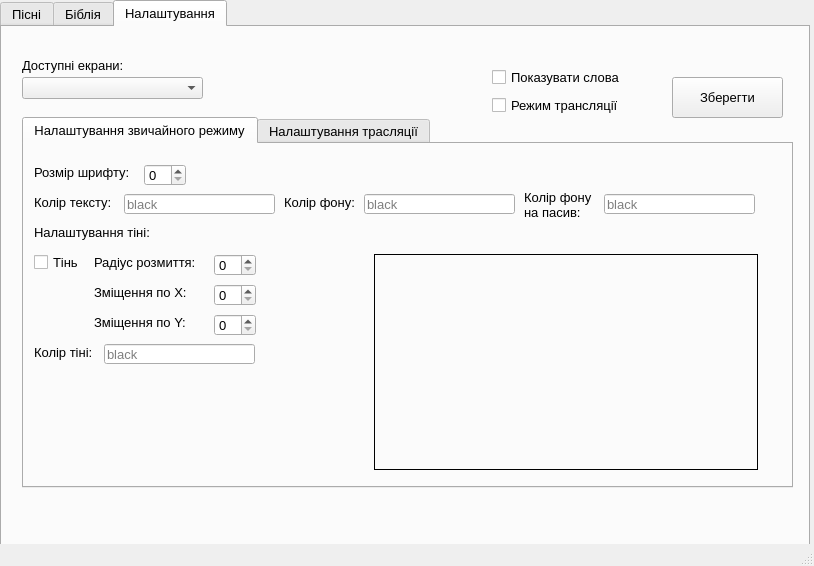
<?xml version="1.0" encoding="UTF-8"?>
<ui version="4.0">
 <class>MainWindow</class>
 <widget class="QMainWindow" name="MainWindow">
  <property name="enabled">
   <bool>true</bool>
  </property>
  <property name="geometry">
   <rect>
    <x>0</x>
    <y>0</y>
    <width>814</width>
    <height>566</height>
   </rect>
  </property>
  <property name="windowTitle">
   <string>ScreenShower</string>
  </property>
  <property name="styleSheet">
   <string notr="true"/>
  </property>
  <widget class="QWidget" name="centralwidget">
   <widget class="QTabWidget" name="tabs">
    <property name="geometry">
     <rect>
      <x>0</x>
      <y>0</y>
      <width>810</width>
      <height>550</height>
     </rect>
    </property>
    <property name="font">
     <font>
      <pointsize>10</pointsize>
     </font>
    </property>
    <property name="styleSheet">
     <string notr="true"/>
    </property>
    <property name="currentIndex">
     <number>2</number>
    </property>
    <widget class="QWidget" name="songs">
     <attribute name="title">
      <string>Пісні</string>
     </attribute>
     <widget class="QListWidget" name="list_songs">
      <property name="geometry">
       <rect>
        <x>10</x>
        <y>30</y>
        <width>311</width>
        <height>411</height>
       </rect>
      </property>
      <property name="verticalScrollMode">
       <enum>QAbstractItemView::ScrollPerPixel</enum>
      </property>
      <property name="horizontalScrollMode">
       <enum>QAbstractItemView::ScrollPerPixel</enum>
      </property>
     </widget>
     <widget class="QLineEdit" name="song_search">
      <property name="geometry">
       <rect>
        <x>10</x>
        <y>10</y>
        <width>311</width>
        <height>20</height>
       </rect>
      </property>
      <property name="placeholderText">
       <string>Пошук...</string>
      </property>
     </widget>
     <widget class="QListWidget" name="list_words">
      <property name="geometry">
       <rect>
        <x>330</x>
        <y>10</y>
        <width>471</width>
        <height>431</height>
       </rect>
      </property>
      <property name="verticalScrollMode">
       <enum>QAbstractItemView::ScrollPerPixel</enum>
      </property>
      <property name="horizontalScrollMode">
       <enum>QAbstractItemView::ScrollPerPixel</enum>
      </property>
      <property name="uniformItemSizes">
       <bool>false</bool>
      </property>
     </widget>
     <widget class="QComboBox" name="av_songbooks">
      <property name="geometry">
       <rect>
        <x>150</x>
        <y>450</y>
        <width>221</width>
        <height>51</height>
       </rect>
      </property>
     </widget>
     <widget class="QLabel" name="label_6">
      <property name="geometry">
       <rect>
        <x>20</x>
        <y>450</y>
        <width>121</width>
        <height>16</height>
       </rect>
      </property>
      <property name="font">
       <font>
        <pointsize>10</pointsize>
       </font>
      </property>
      <property name="text">
       <string>Вибрати пісенник:</string>
      </property>
     </widget>
     <widget class="QPushButton" name="new_song_btn">
      <property name="geometry">
       <rect>
        <x>390</x>
        <y>450</y>
        <width>101</width>
        <height>51</height>
       </rect>
      </property>
      <property name="text">
       <string>Нова пісня</string>
      </property>
     </widget>
     <widget class="QPushButton" name="edit_song_btn">
      <property name="geometry">
       <rect>
        <x>500</x>
        <y>450</y>
        <width>131</width>
        <height>51</height>
       </rect>
      </property>
      <property name="text">
       <string>Редагувати пісню</string>
      </property>
     </widget>
     <widget class="QPushButton" name="add_songbook_btn">
      <property name="geometry">
       <rect>
        <x>640</x>
        <y>450</y>
        <width>121</width>
        <height>51</height>
       </rect>
      </property>
      <property name="text">
       <string>Додати новий 
пісенник</string>
      </property>
     </widget>
    </widget>
    <widget class="QWidget" name="bible">
     <attribute name="title">
      <string>Біблія</string>
     </attribute>
     <widget class="QComboBox" name="av_translations">
      <property name="geometry">
       <rect>
        <x>10</x>
        <y>445</y>
        <width>161</width>
        <height>22</height>
       </rect>
      </property>
     </widget>
     <widget class="QLabel" name="label_3">
      <property name="geometry">
       <rect>
        <x>10</x>
        <y>420</y>
        <width>121</width>
        <height>21</height>
       </rect>
      </property>
      <property name="font">
       <font>
        <pointsize>10</pointsize>
       </font>
      </property>
      <property name="text">
       <string>Вибрати переклад:</string>
      </property>
     </widget>
     <widget class="QListWidget" name="bible_chapters_list">
      <property name="geometry">
       <rect>
        <x>240</x>
        <y>30</y>
        <width>81</width>
        <height>381</height>
       </rect>
      </property>
      <property name="verticalScrollMode">
       <enum>QAbstractItemView::ScrollPerPixel</enum>
      </property>
      <property name="horizontalScrollMode">
       <enum>QAbstractItemView::ScrollPerPixel</enum>
      </property>
     </widget>
     <widget class="QListWidget" name="bible_verses_list">
      <property name="geometry">
       <rect>
        <x>320</x>
        <y>30</y>
        <width>481</width>
        <height>381</height>
       </rect>
      </property>
      <property name="verticalScrollMode">
       <enum>QAbstractItemView::ScrollPerPixel</enum>
      </property>
      <property name="horizontalScrollMode">
       <enum>QAbstractItemView::ScrollPerPixel</enum>
      </property>
     </widget>
     <widget class="QLineEdit" name="chapter_input">
      <property name="geometry">
       <rect>
        <x>240</x>
        <y>10</y>
        <width>81</width>
        <height>20</height>
       </rect>
      </property>
      <property name="placeholderText">
       <string>chapter</string>
      </property>
     </widget>
     <widget class="QListWidget" name="bible_books_list">
      <property name="geometry">
       <rect>
        <x>10</x>
        <y>30</y>
        <width>231</width>
        <height>381</height>
       </rect>
      </property>
      <property name="verticalScrollMode">
       <enum>QAbstractItemView::ScrollPerPixel</enum>
      </property>
      <property name="horizontalScrollMode">
       <enum>QAbstractItemView::ScrollPerPixel</enum>
      </property>
     </widget>
     <widget class="QLineEdit" name="verse_input">
      <property name="geometry">
       <rect>
        <x>320</x>
        <y>10</y>
        <width>481</width>
        <height>20</height>
       </rect>
      </property>
      <property name="placeholderText">
       <string>verse</string>
      </property>
     </widget>
     <widget class="QLineEdit" name="book_input">
      <property name="geometry">
       <rect>
        <x>10</x>
        <y>10</y>
        <width>231</width>
        <height>20</height>
       </rect>
      </property>
      <property name="placeholderText">
       <string>book</string>
      </property>
     </widget>
     <widget class="QLineEdit" name="quick_bible_search">
      <property name="geometry">
       <rect>
        <x>510</x>
        <y>450</y>
        <width>121</width>
        <height>21</height>
       </rect>
      </property>
      <property name="font">
       <font>
        <pointsize>10</pointsize>
       </font>
      </property>
      <property name="text">
       <string/>
      </property>
      <property name="placeholderText">
       <string>мт 10 10</string>
      </property>
     </widget>
     <widget class="QLabel" name="label_4">
      <property name="geometry">
       <rect>
        <x>510</x>
        <y>420</y>
        <width>101</width>
        <height>21</height>
       </rect>
      </property>
      <property name="font">
       <font>
        <pointsize>10</pointsize>
       </font>
      </property>
      <property name="text">
       <string>Швидкий пошук:</string>
      </property>
     </widget>
     <widget class="QLabel" name="label_5">
      <property name="geometry">
       <rect>
        <x>200</x>
        <y>420</y>
        <width>211</width>
        <height>21</height>
       </rect>
      </property>
      <property name="font">
       <font>
        <pointsize>10</pointsize>
       </font>
      </property>
      <property name="text">
       <string>Пошук по біблії:</string>
      </property>
     </widget>
     <widget class="QLineEdit" name="bible_search">
      <property name="geometry">
       <rect>
        <x>200</x>
        <y>450</y>
        <width>281</width>
        <height>20</height>
       </rect>
      </property>
      <property name="font">
       <font>
        <pointsize>10</pointsize>
       </font>
      </property>
     </widget>
     <zorder>av_translations</zorder>
     <zorder>label_3</zorder>
     <zorder>bible_chapters_list</zorder>
     <zorder>bible_verses_list</zorder>
     <zorder>chapter_input</zorder>
     <zorder>bible_books_list</zorder>
     <zorder>book_input</zorder>
     <zorder>quick_bible_search</zorder>
     <zorder>label_4</zorder>
     <zorder>label_5</zorder>
     <zorder>bible_search</zorder>
     <zorder>verse_input</zorder>
    </widget>
    <widget class="QWidget" name="settings">
     <attribute name="title">
      <string>Налаштування</string>
     </attribute>
     <widget class="QPushButton" name="btn_save">
      <property name="geometry">
       <rect>
        <x>670</x>
        <y>50</y>
        <width>111</width>
        <height>41</height>
       </rect>
      </property>
      <property name="text">
       <string>Зберегти</string>
      </property>
     </widget>
     <widget class="QComboBox" name="screensCB">
      <property name="geometry">
       <rect>
        <x>20</x>
        <y>50</y>
        <width>181</width>
        <height>22</height>
       </rect>
      </property>
     </widget>
     <widget class="QCheckBox" name="checkbox_stream_mode">
      <property name="geometry">
       <rect>
        <x>490</x>
        <y>70</y>
        <width>171</width>
        <height>17</height>
       </rect>
      </property>
      <property name="font">
       <font>
        <pointsize>10</pointsize>
       </font>
      </property>
      <property name="text">
       <string>Режим трансляції</string>
      </property>
     </widget>
     <widget class="QLabel" name="label">
      <property name="geometry">
       <rect>
        <x>20</x>
        <y>30</y>
        <width>141</width>
        <height>16</height>
       </rect>
      </property>
      <property name="font">
       <font>
        <pointsize>10</pointsize>
       </font>
      </property>
      <property name="styleSheet">
       <string notr="true"/>
      </property>
      <property name="text">
       <string>Доступні екрани:</string>
      </property>
     </widget>
     <widget class="QCheckBox" name="checkbox_show_words">
      <property name="geometry">
       <rect>
        <x>490</x>
        <y>40</y>
        <width>171</width>
        <height>20</height>
       </rect>
      </property>
      <property name="font">
       <font>
        <pointsize>10</pointsize>
       </font>
      </property>
      <property name="text">
       <string>Показувати слова</string>
      </property>
     </widget>
     <widget class="QTabWidget" name="settings_mode_tabs">
      <property name="geometry">
       <rect>
        <x>20</x>
        <y>90</y>
        <width>771</width>
        <height>371</height>
       </rect>
      </property>
      <property name="tabPosition">
       <enum>QTabWidget::North</enum>
      </property>
      <property name="currentIndex">
       <number>0</number>
      </property>
      <widget class="QWidget" name="simple_mode_settings_tab">
       <attribute name="title">
        <string>Налаштування звичайного режиму</string>
       </attribute>
       <widget class="QLabel" name="label_2">
        <property name="geometry">
         <rect>
          <x>10</x>
          <y>20</y>
          <width>111</width>
          <height>16</height>
         </rect>
        </property>
        <property name="text">
         <string>Розмір шрифту:</string>
        </property>
       </widget>
       <widget class="QSpinBox" name="font_size_input">
        <property name="geometry">
         <rect>
          <x>120</x>
          <y>20</y>
          <width>42</width>
          <height>22</height>
         </rect>
        </property>
        <property name="maximum">
         <number>150</number>
        </property>
       </widget>
       <widget class="QLabel" name="label_7">
        <property name="geometry">
         <rect>
          <x>10</x>
          <y>50</y>
          <width>101</width>
          <height>16</height>
         </rect>
        </property>
        <property name="text">
         <string>Колір тексту:</string>
        </property>
       </widget>
       <widget class="QLineEdit" name="text_color_input">
        <property name="geometry">
         <rect>
          <x>100</x>
          <y>50</y>
          <width>151</width>
          <height>20</height>
         </rect>
        </property>
        <property name="placeholderText">
         <string>black</string>
        </property>
       </widget>
       <widget class="QCheckBox" name="shadow_checkbox">
        <property name="geometry">
         <rect>
          <x>10</x>
          <y>110</y>
          <width>70</width>
          <height>17</height>
         </rect>
        </property>
        <property name="text">
         <string>Тінь</string>
        </property>
       </widget>
       <widget class="QLabel" name="label_10">
        <property name="geometry">
         <rect>
          <x>10</x>
          <y>80</y>
          <width>131</width>
          <height>16</height>
         </rect>
        </property>
        <property name="text">
         <string>Налаштування тіні:</string>
        </property>
       </widget>
       <widget class="QSpinBox" name="shadow_blur_radius_input">
        <property name="geometry">
         <rect>
          <x>190</x>
          <y>110</y>
          <width>42</width>
          <height>22</height>
         </rect>
        </property>
        <property name="maximum">
         <number>150</number>
        </property>
       </widget>
       <widget class="QLabel" name="label_11">
        <property name="geometry">
         <rect>
          <x>70</x>
          <y>110</y>
          <width>111</width>
          <height>16</height>
         </rect>
        </property>
        <property name="text">
         <string>Радіус розмиття:</string>
        </property>
       </widget>
       <widget class="QLabel" name="label_12">
        <property name="geometry">
         <rect>
          <x>70</x>
          <y>140</y>
          <width>111</width>
          <height>16</height>
         </rect>
        </property>
        <property name="text">
         <string>Зміщення по X:</string>
        </property>
       </widget>
       <widget class="QLabel" name="label_13">
        <property name="geometry">
         <rect>
          <x>70</x>
          <y>170</y>
          <width>111</width>
          <height>16</height>
         </rect>
        </property>
        <property name="text">
         <string>Зміщення по Y:</string>
        </property>
       </widget>
       <widget class="QSpinBox" name="shadow_offset_x_input">
        <property name="geometry">
         <rect>
          <x>190</x>
          <y>140</y>
          <width>42</width>
          <height>22</height>
         </rect>
        </property>
        <property name="maximum">
         <number>150</number>
        </property>
       </widget>
       <widget class="QSpinBox" name="shadow_offset_y_input">
        <property name="geometry">
         <rect>
          <x>190</x>
          <y>170</y>
          <width>42</width>
          <height>22</height>
         </rect>
        </property>
        <property name="maximum">
         <number>150</number>
        </property>
       </widget>
       <widget class="QLabel" name="label_14">
        <property name="geometry">
         <rect>
          <x>260</x>
          <y>50</y>
          <width>111</width>
          <height>16</height>
         </rect>
        </property>
        <property name="text">
         <string>Колір фону:</string>
        </property>
       </widget>
       <widget class="QLabel" name="label_15">
        <property name="geometry">
         <rect>
          <x>500</x>
          <y>40</y>
          <width>71</width>
          <height>41</height>
         </rect>
        </property>
        <property name="text">
         <string>Колір фону
на пасив:</string>
        </property>
       </widget>
       <widget class="QLineEdit" name="background_color_input">
        <property name="geometry">
         <rect>
          <x>340</x>
          <y>50</y>
          <width>151</width>
          <height>20</height>
         </rect>
        </property>
        <property name="placeholderText">
         <string>black</string>
        </property>
       </widget>
       <widget class="QLineEdit" name="passive_background_color_input">
        <property name="geometry">
         <rect>
          <x>580</x>
          <y>50</y>
          <width>151</width>
          <height>20</height>
         </rect>
        </property>
        <property name="placeholderText">
         <string>black</string>
        </property>
       </widget>
       <widget class="QLabel" name="label_20">
        <property name="geometry">
         <rect>
          <x>10</x>
          <y>200</y>
          <width>61</width>
          <height>16</height>
         </rect>
        </property>
        <property name="text">
         <string>Колір тіні:</string>
        </property>
       </widget>
       <widget class="QLineEdit" name="shadow_color_input">
        <property name="geometry">
         <rect>
          <x>80</x>
          <y>200</y>
          <width>151</width>
          <height>20</height>
         </rect>
        </property>
        <property name="placeholderText">
         <string>black</string>
        </property>
       </widget>
       <widget class="QFrame" name="constructor_frame">
        <property name="geometry">
         <rect>
          <x>350</x>
          <y>110</y>
          <width>384</width>
          <height>216</height>
         </rect>
        </property>
        <property name="styleSheet">
         <string notr="true">border: 1px solid black;</string>
        </property>
        <property name="frameShape">
         <enum>QFrame::StyledPanel</enum>
        </property>
        <property name="frameShadow">
         <enum>QFrame::Raised</enum>
        </property>
       </widget>
      </widget>
      <widget class="QWidget" name="stream_mode_settings_tab">
       <attribute name="title">
        <string>Налаштування трасляції</string>
       </attribute>
       <widget class="QSpinBox" name="font_size_input_stream">
        <property name="geometry">
         <rect>
          <x>110</x>
          <y>20</y>
          <width>42</width>
          <height>22</height>
         </rect>
        </property>
        <property name="font">
         <font>
          <pointsize>10</pointsize>
         </font>
        </property>
        <property name="maximum">
         <number>150</number>
        </property>
       </widget>
       <widget class="QLineEdit" name="text_color_input_stream">
        <property name="geometry">
         <rect>
          <x>110</x>
          <y>50</y>
          <width>121</width>
          <height>20</height>
         </rect>
        </property>
        <property name="placeholderText">
         <string>black</string>
        </property>
       </widget>
       <widget class="QLabel" name="label_8">
        <property name="geometry">
         <rect>
          <x>10</x>
          <y>20</y>
          <width>101</width>
          <height>16</height>
         </rect>
        </property>
        <property name="text">
         <string>Розмір шрифту:</string>
        </property>
       </widget>
       <widget class="QLabel" name="label_9">
        <property name="geometry">
         <rect>
          <x>10</x>
          <y>50</y>
          <width>91</width>
          <height>16</height>
         </rect>
        </property>
        <property name="text">
         <string>Колір тексту:</string>
        </property>
       </widget>
       <widget class="QSpinBox" name="shadow_blur_radius_input_stream">
        <property name="geometry">
         <rect>
          <x>190</x>
          <y>110</y>
          <width>42</width>
          <height>22</height>
         </rect>
        </property>
        <property name="maximum">
         <number>150</number>
        </property>
       </widget>
       <widget class="QLabel" name="label_16">
        <property name="geometry">
         <rect>
          <x>10</x>
          <y>80</y>
          <width>131</width>
          <height>16</height>
         </rect>
        </property>
        <property name="text">
         <string>Налаштування тіні:</string>
        </property>
       </widget>
       <widget class="QLabel" name="label_17">
        <property name="geometry">
         <rect>
          <x>70</x>
          <y>140</y>
          <width>111</width>
          <height>16</height>
         </rect>
        </property>
        <property name="text">
         <string>Зміщення по X:</string>
        </property>
       </widget>
       <widget class="QLabel" name="label_18">
        <property name="geometry">
         <rect>
          <x>70</x>
          <y>110</y>
          <width>111</width>
          <height>16</height>
         </rect>
        </property>
        <property name="text">
         <string>Радіус розмиття:</string>
        </property>
       </widget>
       <widget class="QSpinBox" name="shadow_offset_y_input_stream">
        <property name="geometry">
         <rect>
          <x>190</x>
          <y>170</y>
          <width>42</width>
          <height>22</height>
         </rect>
        </property>
        <property name="maximum">
         <number>150</number>
        </property>
       </widget>
       <widget class="QLabel" name="label_19">
        <property name="geometry">
         <rect>
          <x>70</x>
          <y>170</y>
          <width>111</width>
          <height>16</height>
         </rect>
        </property>
        <property name="text">
         <string>Зміщення по Y:</string>
        </property>
       </widget>
       <widget class="QSpinBox" name="shadow_offset_x_input_stream">
        <property name="geometry">
         <rect>
          <x>190</x>
          <y>140</y>
          <width>42</width>
          <height>22</height>
         </rect>
        </property>
        <property name="maximum">
         <number>150</number>
        </property>
       </widget>
       <widget class="QCheckBox" name="shadow_checkbox_stream">
        <property name="geometry">
         <rect>
          <x>10</x>
          <y>110</y>
          <width>51</width>
          <height>17</height>
         </rect>
        </property>
        <property name="text">
         <string>Тінь</string>
        </property>
       </widget>
       <widget class="QLabel" name="label_21">
        <property name="geometry">
         <rect>
          <x>10</x>
          <y>200</y>
          <width>61</width>
          <height>16</height>
         </rect>
        </property>
        <property name="text">
         <string>Колір тіні:</string>
        </property>
       </widget>
       <widget class="QLineEdit" name="shadow_color_input_stream">
        <property name="geometry">
         <rect>
          <x>80</x>
          <y>200</y>
          <width>151</width>
          <height>20</height>
         </rect>
        </property>
        <property name="placeholderText">
         <string>black</string>
        </property>
       </widget>
      </widget>
     </widget>
    </widget>
   </widget>
  </widget>
  <widget class="QStatusBar" name="statusbar"/>
 </widget>
 <resources/>
 <connections/>
</ui>
